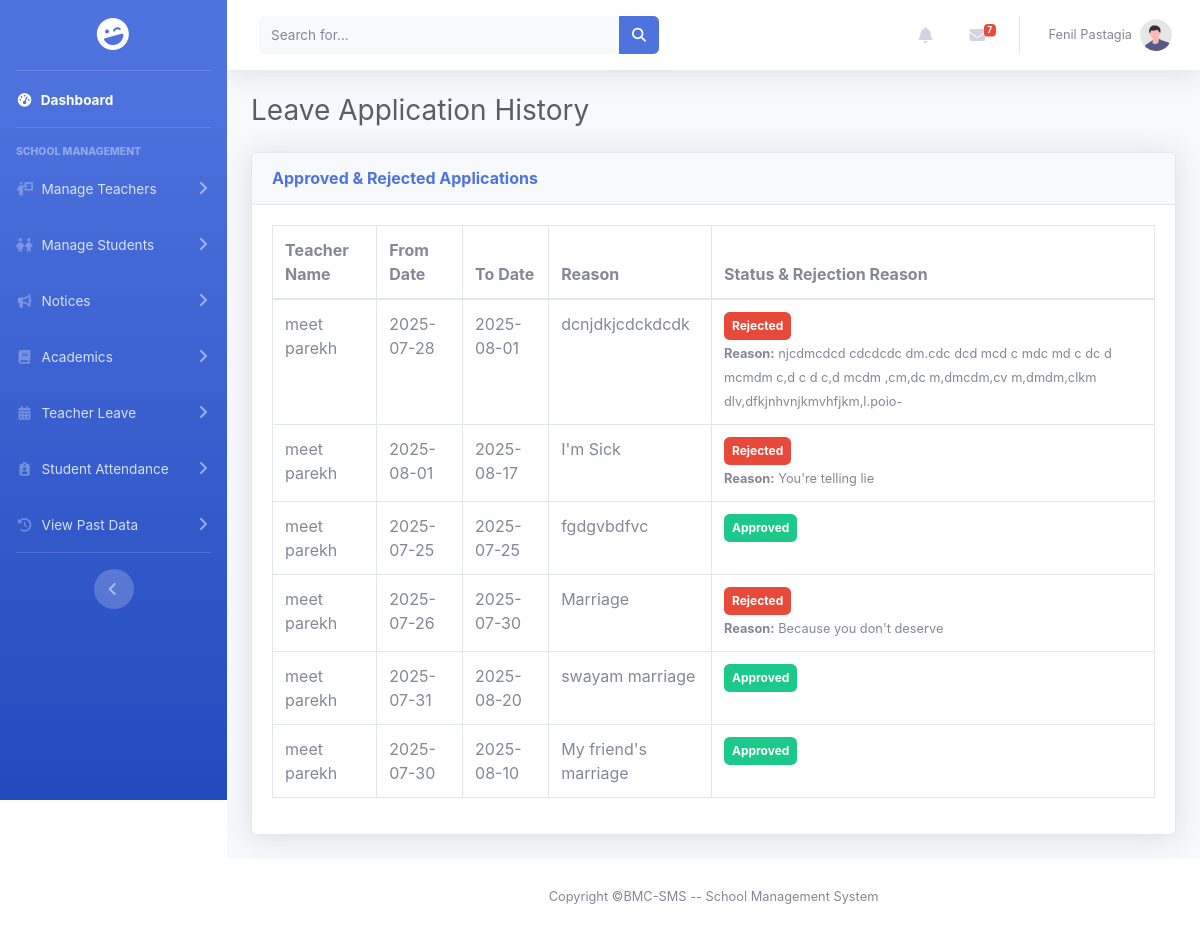
The app's page /pages/principal/principal_leave_history.php (signed in) with its own data.
### tables this page shows
CREATE TABLE `leave_applications` (
  `id` int(11) NOT NULL,
  `teacher_id` int(11) NOT NULL,
  `from_date` date NOT NULL,
  `to_date` date NOT NULL,
  `reason` text NOT NULL,
  `status` varchar(20) NOT NULL DEFAULT 'Pending',
  `applied_on` timestamp NOT NULL DEFAULT current_timestamp(),
  `rejection_reason` text DEFAULT NULL
);

CREATE TABLE `teacher` (
  `id` int(11) NOT NULL,
  `teacher_image` varchar(255) DEFAULT NULL,
  `teacher_name` varchar(50) NOT NULL,
  `phone` varchar(10) NOT NULL,
  `school_id` int(11) NOT NULL,
  `dob` date NOT NULL,
  `gender` enum('Male','Female','Others') NOT NULL,
  `blood_group` enum('A+','A-','B+','B-','AB+','AB-','O+','O-') NOT NULL,
  `address` text DEFAULT NULL,
  `email` varchar(50) NOT NULL,
  `password` varchar(255) NOT NULL,
  `qualification` varchar(100) DEFAULT NULL,
  `subject` varchar(100) DEFAULT NULL,
  `language_known` varchar(100) DEFAULT NULL,
  `salary` int(11) DEFAULT NULL,
  `std` set('Nursery','Junior','Senior','1','2','3','4','5','6','7','8','9','10','11','12') DEFAULT NULL,
  `experience` varchar(10) DEFAULT NULL,
  `batch` enum('Morning','Evening') DEFAULT NULL,
  `class_teacher` tinyint(1) DEFAULT 0,
  `class_teacher_std` varchar(50) DEFAULT NULL
);

### pages/principal/principal_leave_history.php (the view, shortened to what this page needs)
<!DOCTYPE html>
<html lang="en">
<head>
    <link href="../../assets/css/sb-admin-2.min.css" rel="stylesheet">
    <link href="../../assets/vendor/fontawesome-free/css/all.min.css" rel="stylesheet">
    <link rel="stylesheet" href="../../assets/css/sidebar.css">
    <link rel="stylesheet" href="https://cdnjs.cloudflare.com/ajax/libs/font-awesome/6.5.2/css/all.min.css" />
    <link rel="stylesheet" href="../../assets/css/scrollbar_hidden.css">
</head>
<body id="page-top">
    <div id="wrapper">
        <?php include '../../includes/sidebar.php'; ?>
        <div id="content-wrapper" class="d-flex flex-column">
            <div id="content">
                <?php include '../../includes/header.php'; ?>
                <div class="container-fluid">
                    <h1 class="h3 mb-4 text-gray-800">Leave Application History</h1>
                    <div class="card shadow mb-4">
                        <div class="card-header py-3">
                            <h6 class="m-0 font-weight-bold text-primary">Approved & Rejected Applications</h6>
                        </div>
                        <div class="card-body">
                            <div class="table-responsive">
                                <table class="table table-bordered" width="100%" cellspacing="0">
                                    <thead>
                                        <tr>
                                            <th>Teacher Name</th>
                                            <th>From Date</th>
                                            <th>To Date</th>
                                            <th>Reason</th>
                                            <th>Status & Rejection Reason</th>
                                        </tr>
                                    </thead>
                                    <tbody>
                                        <?php
                                        $query = "SELECT t.teacher_name, l.from_date, l.to_date, l.reason, l.status, l.rejection_reason
                                                  FROM leave_applications l
                                                  JOIN teacher t ON l.teacher_id = t.id
                                                  WHERE l.status IN ('Approved', 'Rejected')
                                                  ORDER BY l.applied_on DESC";
                                        $result = $conn->query($query);
                                        if ($result->num_rows > 0) {
                                            while ($row = $result->fetch_assoc()) {
                                                $status_color = ($row['status'] == 'Approved') ? 'success' : 'danger';
                                                echo "<tr>";
                                                echo "<td>" . htmlspecialchars($row['teacher_name']) . "</td>";
                                                echo "<td>" . htmlspecialchars($row['from_date']) . "</td>";
                                                echo "<td>" . htmlspecialchars($row['to_date']) . "</td>";
                                                echo "<td>" . htmlspecialchars($row['reason']) . "</td>";
                                                echo '<td>
                                                        <span class="badge badge-' . $status_color . ' p-2">' . htmlspecialchars($row['status']) . '</span>';
                                                if ($row['status'] == 'Rejected' && !empty($row['rejection_reason'])) {
                                                    echo '<br><small class="text-muted mt-1"><strong>Reason:</strong> ' . htmlspecialchars($row['rejection_reason']) . '</small>';
                                                }
                                                echo '</td>';
                                                echo "</tr>";
                                            }
                                        } else {
                                            echo '<tr><td colspan="5" class="text-center">No processed leave applications found.</td></tr>';
                                        }
                                        ?>
                                    </tbody>
                                </table>
                            </div>
                        </div>
                    </div>
                </div>
            </div>
            <?php include '../../includes/footer.php'; ?>
        </div>
    </div>
</body>
</html>

### assets/css/scrollbar_hidden.css (style rules this page uses)
body { -ms-overflow-style: none; scrollbar-width: none; }

### records on screen
leave_applications: teacher.teacher_name "meet parekh", from_date "2025-07-28", to_date "2025-08-01", reason "dcnjdkjcdckdcdk", status "Rejected", rejection_reason "njcdmcdcd cdcdcdc dm.cdc dcd mcd c mdc md c dc d mcmdm c,d c d c,d mcdm ,cm,dc m,dmcdm,cv m,dmdm,clkm dlv,dfkjnhvnjkmvhfjkm,l.poio-"
leave_applications: teacher.teacher_name "meet parekh", from_date "2025-08-01", to_date "2025-08-17", reason "I'm Sick", status "Rejected", rejection_reason "You're telling lie"
leave_applications: teacher.teacher_name "meet parekh", from_date "2025-07-25", to_date "2025-07-25", reason "fgdgvbdfvc", status "Approved"
leave_applications: teacher.teacher_name "meet parekh", from_date "2025-07-26", to_date "2025-07-30", reason "Marriage", status "Rejected", rejection_reason "Because you don't deserve"
leave_applications: teacher.teacher_name "meet parekh", from_date "2025-07-31", to_date "2025-08-20", reason "swayam marriage", status "Approved"
leave_applications: teacher.teacher_name "meet parekh", from_date "2025-07-30", to_date "2025-08-10", reason "My friend's marriage", status "Approved"

### other values on screen
$userName "Fenil Pastagia"
